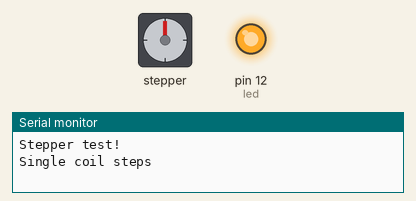
Recording of a sketch running on a simulated Arduino Uno, built with avr-gcc and run on an emulated ATmega328P. Parts: stepper motor, output pins drawn as LEDs (lit = HIGH), the last lines printed to the serial monitor. Stepper angles assume 200 steps per turn.

Above: at 0.15 s.
At 9.64 s:
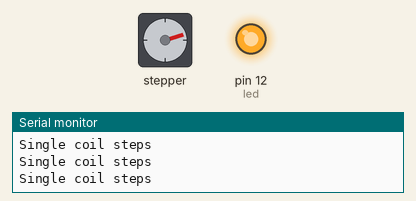
At 19.43 s:
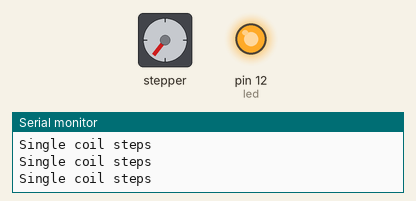
At 39.64 s:
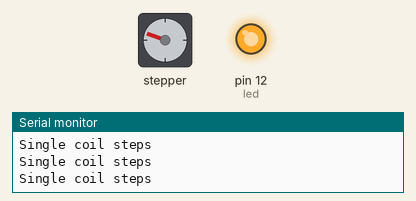
Timing chart, 0 to 40.0 s (numbered marks = the images above):
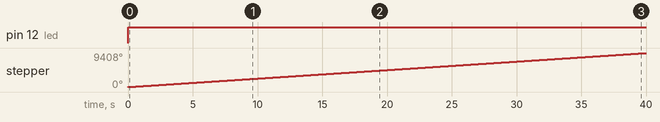

Measured:
- by itself, pin 12 (led): LOW → HIGH at 0.00 s
- by itself, stepper: keeps turning clockwise at about 235°/s

The sketch:

ARDUNIO_LED_BRIGHTNESS_CODE.ino
```cpp
/*
DIMMING

BRIGHTNESS CONTROL BY CHANGING int brightness VALUE.

CREATED 5 NOVEMBER 2015
NORA REGEB MAVRAKIS

*/

int led = 12;           // the pin that the LED is attached to
int brightness = 140;    // how bright the LED is from 0 to 255
//int fadeAmount = 200;    // how many points to fade the LED by

#include <Wire.h>
#include <Adafruit_MotorShield.h>
#include "utility/Adafruit_PWMServoDriver.h"

// Create the motor shield object with the default I2C address
Adafruit_MotorShield AFMS = Adafruit_MotorShield(0x60);
// Or, create it with a different I2C address (say for stacking)
// Adafruit_MotorShield AFMS = Adafruit_MotorShield(0x61);

// Connect a stepper motor with 200 steps per revolution (1.8 degree)
// to motor port #2 (M3 and M4)
Adafruit_StepperMotor *myMotor1 = AFMS.getStepper(200, 2);

// the setup routine runs once when you press reset:
void setup() {
  // declare pin 9 to be an output:
  pinMode(led, OUTPUT);

  Serial.begin(9600);           // set up Serial library at 9600 bps
  Serial.println("Stepper test!");

  AFMS.begin();  // create with the default frequency 1.6KHz
  //AFMS.begin(1000);  // OR with a different frequency, say 1KHz

  myMotor1->setSpeed(40);  // 0.4 rpm
}

// the loop routine runs over and over again forever:
void loop() {
  // set the brightness of pin 9:
  analogWrite(led, brightness);

  Serial.println("Single coil steps");
  myMotor1->step(100, FORWARD, SINGLE);
  // change the brightness for next time through the loop:
  //brightness = brightness + fadeAmount;

  // reverse the direction of the fading at the ends of the fade:
  //if (brightness == 0 || brightness == 255) {
    //fadeAmount = -fadeAmount ;
 // }
  // wait for 30 milliseconds to see the dimming effect
  //delay(30);
}
```
